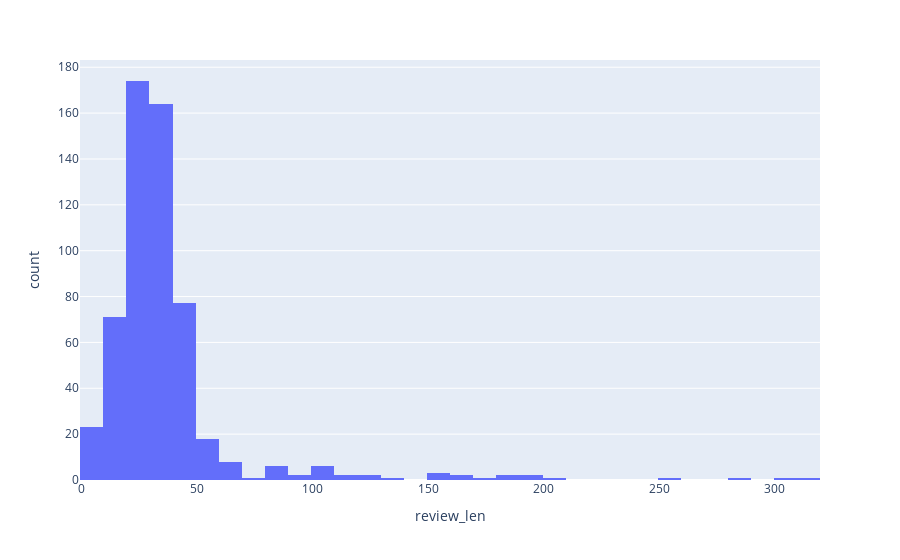

The code cell stored with this chart in its notebook:
### Code cell
px.histogram(data, x = 'review_len')

### Figure 1 — Plotly figure (JSON) as saved in the notebook; plotly's stock layout.template omitted (floating-point values rounded to 4 significant figures; data arrays with more than 128 entries replaced by an {"elided": "..."} marker saying what was removed)
{"data": [{"alignmentgroup": "True", "bingroup": "x", "hovertemplate": "review_len=%{x}<br>count=%{y}<extra></extra>", "legendgroup": "", "marker": {"color": "#636efa", "pattern": {"shape": ""}}, "name": "", "offsetgroup": "", "orientation": "v", "showlegend": false, "type": "histogram", "x": {"elided": "570 int values"}, "xaxis": "x", "yaxis": "y"}], "layout": {"barmode": "relative", "legend": {"tracegroupgap": 0}, "margin": {"t": 60}, "xaxis": {"anchor": "y", "domain": [0, 1], "title": {"text": "review_len"}}, "yaxis": {"anchor": "x", "domain": [0, 1], "title": {"text": "count"}}}}
